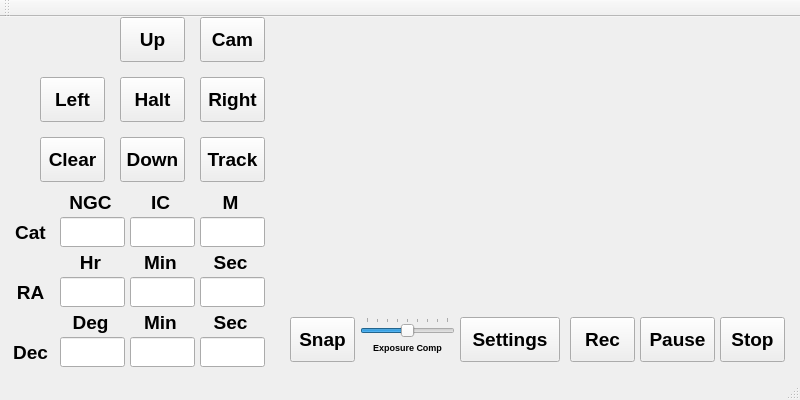
<?xml version="1.0" encoding="UTF-8"?>
<ui version="4.0">
 <class>MainWindow</class>
 <widget class="QMainWindow" name="MainWindow">
  <property name="geometry">
   <rect>
    <x>0</x>
    <y>0</y>
    <width>800</width>
    <height>400</height>
   </rect>
  </property>
  <property name="windowTitle">
   <string>Mount Driver</string>
  </property>
  <widget class="QWidget" name="centralWidget">
   <widget class="QLabel" name="label">
    <property name="geometry">
     <rect>
      <x>60</x>
      <y>170</y>
      <width>61</width>
      <height>31</height>
     </rect>
    </property>
    <property name="font">
     <font>
      <pointsize>14</pointsize>
      <weight>75</weight>
      <bold>true</bold>
     </font>
    </property>
    <property name="text">
     <string>NGC</string>
    </property>
    <property name="alignment">
     <set>Qt::AlignCenter</set>
    </property>
    <property name="wordWrap">
     <bool>true</bool>
    </property>
   </widget>
   <widget class="QLabel" name="label_4">
    <property name="geometry">
     <rect>
      <x>10</x>
      <y>260</y>
      <width>41</width>
      <height>31</height>
     </rect>
    </property>
    <property name="font">
     <font>
      <pointsize>14</pointsize>
      <weight>75</weight>
      <bold>true</bold>
     </font>
    </property>
    <property name="text">
     <string>RA</string>
    </property>
    <property name="alignment">
     <set>Qt::AlignCenter</set>
    </property>
   </widget>
   <widget class="QLabel" name="label_5">
    <property name="geometry">
     <rect>
      <x>10</x>
      <y>320</y>
      <width>41</width>
      <height>31</height>
     </rect>
    </property>
    <property name="font">
     <font>
      <pointsize>14</pointsize>
      <weight>75</weight>
      <bold>true</bold>
     </font>
    </property>
    <property name="text">
     <string>Dec</string>
    </property>
    <property name="alignment">
     <set>Qt::AlignCenter</set>
    </property>
   </widget>
   <widget class="QPushButton" name="upButton">
    <property name="geometry">
     <rect>
      <x>120</x>
      <y>0</y>
      <width>65</width>
      <height>45</height>
     </rect>
    </property>
    <property name="font">
     <font>
      <pointsize>14</pointsize>
      <weight>75</weight>
      <bold>true</bold>
     </font>
    </property>
    <property name="text">
     <string>Up</string>
    </property>
   </widget>
   <widget class="QPushButton" name="leftButton">
    <property name="geometry">
     <rect>
      <x>40</x>
      <y>60</y>
      <width>65</width>
      <height>45</height>
     </rect>
    </property>
    <property name="font">
     <font>
      <pointsize>14</pointsize>
      <weight>75</weight>
      <bold>true</bold>
     </font>
    </property>
    <property name="text">
     <string>Left</string>
    </property>
    <property name="iconSize">
     <size>
      <width>17</width>
      <height>17</height>
     </size>
    </property>
   </widget>
   <widget class="QPushButton" name="rightButton">
    <property name="geometry">
     <rect>
      <x>200</x>
      <y>60</y>
      <width>65</width>
      <height>45</height>
     </rect>
    </property>
    <property name="font">
     <font>
      <pointsize>14</pointsize>
      <weight>75</weight>
      <bold>true</bold>
     </font>
    </property>
    <property name="text">
     <string>Right</string>
    </property>
   </widget>
   <widget class="QPushButton" name="downButton">
    <property name="geometry">
     <rect>
      <x>120</x>
      <y>120</y>
      <width>65</width>
      <height>45</height>
     </rect>
    </property>
    <property name="font">
     <font>
      <pointsize>14</pointsize>
      <weight>75</weight>
      <bold>true</bold>
     </font>
    </property>
    <property name="text">
     <string>Down</string>
    </property>
   </widget>
   <widget class="QLineEdit" name="NGCCode">
    <property name="geometry">
     <rect>
      <x>60</x>
      <y>200</y>
      <width>65</width>
      <height>30</height>
     </rect>
    </property>
    <property name="font">
     <font>
      <pointsize>16</pointsize>
     </font>
    </property>
    <property name="maxLength">
     <number>10</number>
    </property>
   </widget>
   <widget class="QLineEdit" name="RAFieldHour">
    <property name="geometry">
     <rect>
      <x>60</x>
      <y>260</y>
      <width>65</width>
      <height>30</height>
     </rect>
    </property>
    <property name="font">
     <font>
      <pointsize>16</pointsize>
     </font>
    </property>
    <property name="maxLength">
     <number>2</number>
    </property>
   </widget>
   <widget class="QLineEdit" name="DecFieldDeg">
    <property name="geometry">
     <rect>
      <x>60</x>
      <y>320</y>
      <width>65</width>
      <height>30</height>
     </rect>
    </property>
    <property name="font">
     <font>
      <pointsize>16</pointsize>
     </font>
    </property>
    <property name="maxLength">
     <number>10</number>
    </property>
   </widget>
   <widget class="QLabel" name="label_2">
    <property name="geometry">
     <rect>
      <x>130</x>
      <y>170</y>
      <width>61</width>
      <height>31</height>
     </rect>
    </property>
    <property name="font">
     <font>
      <pointsize>14</pointsize>
      <weight>75</weight>
      <bold>true</bold>
     </font>
    </property>
    <property name="text">
     <string>IC</string>
    </property>
    <property name="alignment">
     <set>Qt::AlignCenter</set>
    </property>
    <property name="wordWrap">
     <bool>true</bool>
    </property>
   </widget>
   <widget class="QLabel" name="label_3">
    <property name="geometry">
     <rect>
      <x>210</x>
      <y>170</y>
      <width>41</width>
      <height>31</height>
     </rect>
    </property>
    <property name="font">
     <font>
      <pointsize>14</pointsize>
      <weight>75</weight>
      <bold>true</bold>
     </font>
    </property>
    <property name="text">
     <string>M</string>
    </property>
    <property name="alignment">
     <set>Qt::AlignCenter</set>
    </property>
    <property name="wordWrap">
     <bool>true</bool>
    </property>
   </widget>
   <widget class="QLineEdit" name="ICCode">
    <property name="geometry">
     <rect>
      <x>130</x>
      <y>200</y>
      <width>65</width>
      <height>30</height>
     </rect>
    </property>
    <property name="font">
     <font>
      <pointsize>16</pointsize>
     </font>
    </property>
    <property name="maxLength">
     <number>10</number>
    </property>
   </widget>
   <widget class="QLineEdit" name="MCode">
    <property name="geometry">
     <rect>
      <x>200</x>
      <y>200</y>
      <width>65</width>
      <height>30</height>
     </rect>
    </property>
    <property name="font">
     <font>
      <pointsize>16</pointsize>
     </font>
    </property>
    <property name="maxLength">
     <number>10</number>
    </property>
   </widget>
   <widget class="QPushButton" name="clearButton">
    <property name="geometry">
     <rect>
      <x>40</x>
      <y>120</y>
      <width>65</width>
      <height>45</height>
     </rect>
    </property>
    <property name="font">
     <font>
      <pointsize>14</pointsize>
      <weight>75</weight>
      <bold>true</bold>
     </font>
    </property>
    <property name="text">
     <string>Clear</string>
    </property>
   </widget>
   <widget class="QPushButton" name="trackButton">
    <property name="geometry">
     <rect>
      <x>200</x>
      <y>120</y>
      <width>65</width>
      <height>45</height>
     </rect>
    </property>
    <property name="font">
     <font>
      <pointsize>14</pointsize>
      <weight>75</weight>
      <bold>true</bold>
     </font>
    </property>
    <property name="text">
     <string>Track</string>
    </property>
    <property name="checkable">
     <bool>false</bool>
    </property>
    <property name="checked">
     <bool>false</bool>
    </property>
   </widget>
   <widget class="QPushButton" name="haltButton">
    <property name="geometry">
     <rect>
      <x>120</x>
      <y>60</y>
      <width>65</width>
      <height>45</height>
     </rect>
    </property>
    <property name="font">
     <font>
      <pointsize>14</pointsize>
      <weight>75</weight>
      <bold>true</bold>
     </font>
    </property>
    <property name="text">
     <string>Halt</string>
    </property>
    <property name="iconSize">
     <size>
      <width>17</width>
      <height>17</height>
     </size>
    </property>
   </widget>
   <widget class="QLabel" name="label_6">
    <property name="geometry">
     <rect>
      <x>60</x>
      <y>230</y>
      <width>61</width>
      <height>31</height>
     </rect>
    </property>
    <property name="font">
     <font>
      <pointsize>14</pointsize>
      <weight>75</weight>
      <bold>true</bold>
     </font>
    </property>
    <property name="text">
     <string>Hr</string>
    </property>
    <property name="alignment">
     <set>Qt::AlignCenter</set>
    </property>
   </widget>
   <widget class="QLineEdit" name="RAFieldMin">
    <property name="geometry">
     <rect>
      <x>130</x>
      <y>260</y>
      <width>65</width>
      <height>30</height>
     </rect>
    </property>
    <property name="font">
     <font>
      <pointsize>16</pointsize>
     </font>
    </property>
    <property name="text">
     <string/>
    </property>
    <property name="maxLength">
     <number>2</number>
    </property>
   </widget>
   <widget class="QLineEdit" name="RAFieldSec">
    <property name="geometry">
     <rect>
      <x>200</x>
      <y>260</y>
      <width>65</width>
      <height>30</height>
     </rect>
    </property>
    <property name="font">
     <font>
      <pointsize>16</pointsize>
     </font>
    </property>
    <property name="text">
     <string/>
    </property>
    <property name="maxLength">
     <number>2</number>
    </property>
   </widget>
   <widget class="QLabel" name="label_7">
    <property name="geometry">
     <rect>
      <x>130</x>
      <y>230</y>
      <width>61</width>
      <height>31</height>
     </rect>
    </property>
    <property name="font">
     <font>
      <pointsize>14</pointsize>
      <weight>75</weight>
      <bold>true</bold>
     </font>
    </property>
    <property name="text">
     <string>Min</string>
    </property>
    <property name="alignment">
     <set>Qt::AlignCenter</set>
    </property>
   </widget>
   <widget class="QLabel" name="label_8">
    <property name="geometry">
     <rect>
      <x>200</x>
      <y>230</y>
      <width>61</width>
      <height>31</height>
     </rect>
    </property>
    <property name="font">
     <font>
      <pointsize>14</pointsize>
      <weight>75</weight>
      <bold>true</bold>
     </font>
    </property>
    <property name="text">
     <string>Sec</string>
    </property>
    <property name="alignment">
     <set>Qt::AlignCenter</set>
    </property>
   </widget>
   <widget class="QLineEdit" name="DecFieldMin">
    <property name="geometry">
     <rect>
      <x>130</x>
      <y>320</y>
      <width>65</width>
      <height>30</height>
     </rect>
    </property>
    <property name="font">
     <font>
      <pointsize>16</pointsize>
     </font>
    </property>
    <property name="maxLength">
     <number>3</number>
    </property>
   </widget>
   <widget class="QLineEdit" name="DecFieldSec">
    <property name="geometry">
     <rect>
      <x>200</x>
      <y>320</y>
      <width>65</width>
      <height>30</height>
     </rect>
    </property>
    <property name="font">
     <font>
      <pointsize>16</pointsize>
     </font>
    </property>
    <property name="maxLength">
     <number>3</number>
    </property>
   </widget>
   <widget class="QLabel" name="label_9">
    <property name="geometry">
     <rect>
      <x>200</x>
      <y>290</y>
      <width>61</width>
      <height>31</height>
     </rect>
    </property>
    <property name="font">
     <font>
      <pointsize>14</pointsize>
      <weight>75</weight>
      <bold>true</bold>
     </font>
    </property>
    <property name="text">
     <string>Sec</string>
    </property>
    <property name="alignment">
     <set>Qt::AlignCenter</set>
    </property>
   </widget>
   <widget class="QLabel" name="label_10">
    <property name="geometry">
     <rect>
      <x>130</x>
      <y>290</y>
      <width>61</width>
      <height>31</height>
     </rect>
    </property>
    <property name="font">
     <font>
      <pointsize>14</pointsize>
      <weight>75</weight>
      <bold>true</bold>
     </font>
    </property>
    <property name="text">
     <string>Min</string>
    </property>
    <property name="alignment">
     <set>Qt::AlignCenter</set>
    </property>
   </widget>
   <widget class="QLabel" name="label_11">
    <property name="geometry">
     <rect>
      <x>60</x>
      <y>290</y>
      <width>61</width>
      <height>31</height>
     </rect>
    </property>
    <property name="font">
     <font>
      <pointsize>14</pointsize>
      <weight>75</weight>
      <bold>true</bold>
     </font>
    </property>
    <property name="text">
     <string>Deg</string>
    </property>
    <property name="alignment">
     <set>Qt::AlignCenter</set>
    </property>
   </widget>
   <widget class="QLabel" name="label_12">
    <property name="geometry">
     <rect>
      <x>0</x>
      <y>200</y>
      <width>61</width>
      <height>31</height>
     </rect>
    </property>
    <property name="font">
     <font>
      <pointsize>14</pointsize>
      <weight>75</weight>
      <bold>true</bold>
     </font>
    </property>
    <property name="text">
     <string>Cat</string>
    </property>
    <property name="alignment">
     <set>Qt::AlignCenter</set>
    </property>
    <property name="wordWrap">
     <bool>true</bool>
    </property>
   </widget>
   <widget class="QStackedWidget" name="stackedWidget">
    <property name="geometry">
     <rect>
      <x>300</x>
      <y>10</y>
      <width>480</width>
      <height>270</height>
     </rect>
    </property>
    <property name="sizePolicy">
     <sizepolicy hsizetype="Preferred" vsizetype="Preferred">
      <horstretch>1</horstretch>
      <verstretch>0</verstretch>
     </sizepolicy>
    </property>
    <property name="palette">
     <palette>
      <active>
       <colorrole role="Base">
        <brush brushstyle="SolidPattern">
         <color alpha="255">
          <red>255</red>
          <green>255</green>
          <blue>255</blue>
         </color>
        </brush>
       </colorrole>
       <colorrole role="Window">
        <brush brushstyle="SolidPattern">
         <color alpha="255">
          <red>145</red>
          <green>145</green>
          <blue>145</blue>
         </color>
        </brush>
       </colorrole>
      </active>
      <inactive>
       <colorrole role="Base">
        <brush brushstyle="SolidPattern">
         <color alpha="255">
          <red>255</red>
          <green>255</green>
          <blue>255</blue>
         </color>
        </brush>
       </colorrole>
       <colorrole role="Window">
        <brush brushstyle="SolidPattern">
         <color alpha="255">
          <red>145</red>
          <green>145</green>
          <blue>145</blue>
         </color>
        </brush>
       </colorrole>
      </inactive>
      <disabled>
       <colorrole role="Base">
        <brush brushstyle="SolidPattern">
         <color alpha="255">
          <red>145</red>
          <green>145</green>
          <blue>145</blue>
         </color>
        </brush>
       </colorrole>
       <colorrole role="Window">
        <brush brushstyle="SolidPattern">
         <color alpha="255">
          <red>145</red>
          <green>145</green>
          <blue>145</blue>
         </color>
        </brush>
       </colorrole>
      </disabled>
     </palette>
    </property>
    <property name="currentIndex">
     <number>0</number>
    </property>
    <widget class="QWidget" name="viewfinderPage">
     <layout class="QGridLayout" name="gridLayout_5">
      <item row="0" column="0">
       <widget class="QCameraViewfinder" name="viewfinder" native="true"/>
      </item>
     </layout>
    </widget>
    <widget class="QWidget" name="previewPage">
     <layout class="QGridLayout" name="gridLayout_4">
      <item row="0" column="0">
       <widget class="QLabel" name="lastImagePreviewLabel">
        <property name="sizePolicy">
         <sizepolicy hsizetype="Preferred" vsizetype="MinimumExpanding">
          <horstretch>0</horstretch>
          <verstretch>0</verstretch>
         </sizepolicy>
        </property>
        <property name="frameShape">
         <enum>QFrame::Box</enum>
        </property>
        <property name="text">
         <string/>
        </property>
       </widget>
      </item>
     </layout>
    </widget>
   </widget>
   <widget class="QPushButton" name="record">
    <property name="geometry">
     <rect>
      <x>570</x>
      <y>300</y>
      <width>65</width>
      <height>45</height>
     </rect>
    </property>
    <property name="font">
     <font>
      <pointsize>14</pointsize>
      <weight>75</weight>
      <bold>true</bold>
     </font>
    </property>
    <property name="text">
     <string>Rec</string>
    </property>
   </widget>
   <widget class="QPushButton" name="pause">
    <property name="geometry">
     <rect>
      <x>640</x>
      <y>300</y>
      <width>75</width>
      <height>45</height>
     </rect>
    </property>
    <property name="font">
     <font>
      <pointsize>14</pointsize>
      <weight>75</weight>
      <bold>true</bold>
     </font>
    </property>
    <property name="text">
     <string>Pause</string>
    </property>
   </widget>
   <widget class="QPushButton" name="stop">
    <property name="geometry">
     <rect>
      <x>720</x>
      <y>300</y>
      <width>65</width>
      <height>45</height>
     </rect>
    </property>
    <property name="font">
     <font>
      <pointsize>14</pointsize>
      <weight>75</weight>
      <bold>true</bold>
     </font>
    </property>
    <property name="text">
     <string>Stop</string>
    </property>
   </widget>
   <widget class="QPushButton" name="capture">
    <property name="geometry">
     <rect>
      <x>290</x>
      <y>300</y>
      <width>65</width>
      <height>45</height>
     </rect>
    </property>
    <property name="font">
     <font>
      <pointsize>14</pointsize>
      <weight>75</weight>
      <bold>true</bold>
     </font>
    </property>
    <property name="text">
     <string>Snap</string>
    </property>
   </widget>
   <widget class="QPushButton" name="settings">
    <property name="geometry">
     <rect>
      <x>460</x>
      <y>300</y>
      <width>100</width>
      <height>45</height>
     </rect>
    </property>
    <property name="font">
     <font>
      <pointsize>14</pointsize>
      <weight>75</weight>
      <bold>true</bold>
     </font>
    </property>
    <property name="text">
     <string>Settings</string>
    </property>
   </widget>
   <widget class="QSlider" name="exposureCompensation">
    <property name="geometry">
     <rect>
      <x>360</x>
      <y>300</y>
      <width>95</width>
      <height>20</height>
     </rect>
    </property>
    <property name="minimum">
     <number>-4</number>
    </property>
    <property name="maximum">
     <number>4</number>
    </property>
    <property name="pageStep">
     <number>2</number>
    </property>
    <property name="orientation">
     <enum>Qt::Horizontal</enum>
    </property>
    <property name="tickPosition">
     <enum>QSlider::TicksAbove</enum>
    </property>
   </widget>
   <widget class="QLabel" name="label_13">
    <property name="geometry">
     <rect>
      <x>360</x>
      <y>320</y>
      <width>95</width>
      <height>20</height>
     </rect>
    </property>
    <property name="font">
     <font>
      <pointsize>7</pointsize>
      <weight>75</weight>
      <bold>true</bold>
     </font>
    </property>
    <property name="text">
     <string>Exposure Comp</string>
    </property>
    <property name="alignment">
     <set>Qt::AlignCenter</set>
    </property>
   </widget>
   <widget class="QPushButton" name="toggleCamera">
    <property name="geometry">
     <rect>
      <x>200</x>
      <y>0</y>
      <width>65</width>
      <height>45</height>
     </rect>
    </property>
    <property name="font">
     <font>
      <pointsize>14</pointsize>
      <weight>75</weight>
      <bold>true</bold>
     </font>
    </property>
    <property name="text">
     <string>Cam</string>
    </property>
   </widget>
  </widget>
  <widget class="QToolBar" name="mainToolBar">
   <attribute name="toolBarArea">
    <enum>TopToolBarArea</enum>
   </attribute>
   <attribute name="toolBarBreak">
    <bool>false</bool>
   </attribute>
  </widget>
  <widget class="QStatusBar" name="statusBar"/>
 </widget>
 <layoutdefault spacing="6" margin="11"/>
 <customwidgets>
  <customwidget>
   <class>QCameraViewfinder</class>
   <extends>QWidget</extends>
   <header>qcameraviewfinder.h</header>
   <container>1</container>
  </customwidget>
 </customwidgets>
 <resources/>
 <connections/>
</ui>
